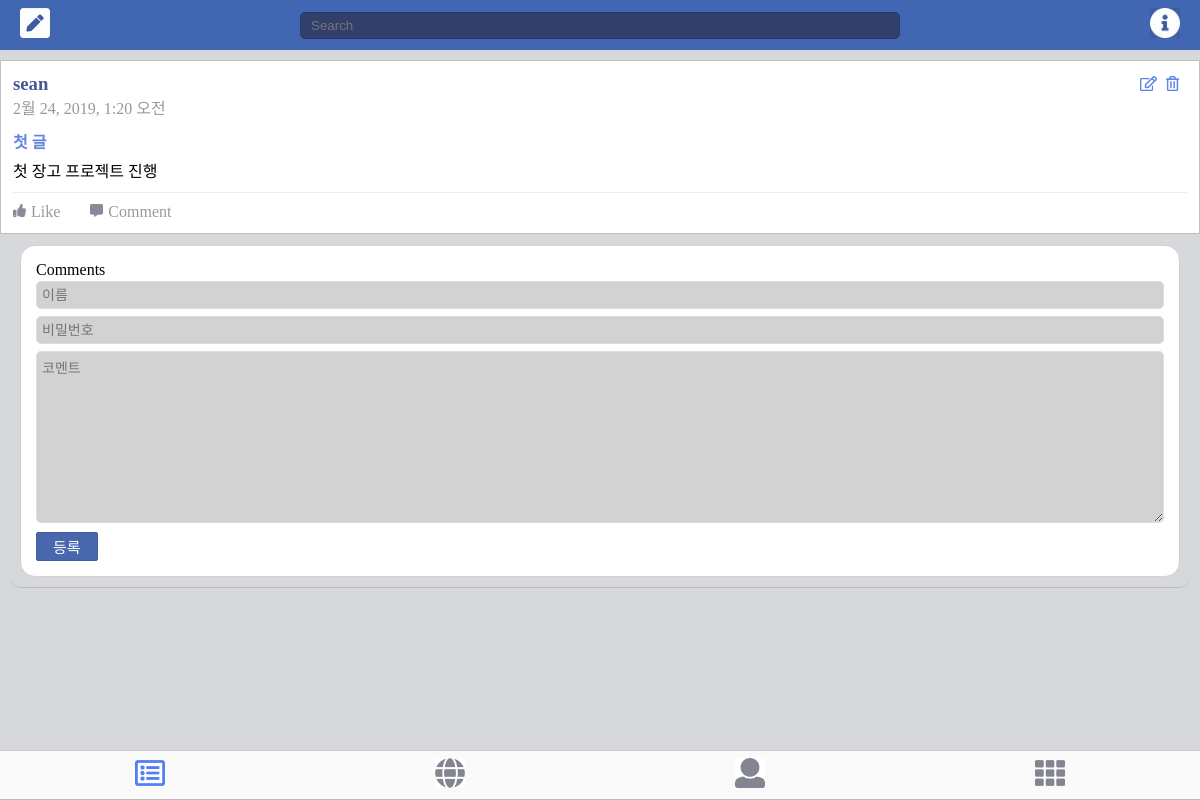
Page /feed/1/ on the earlier database version.
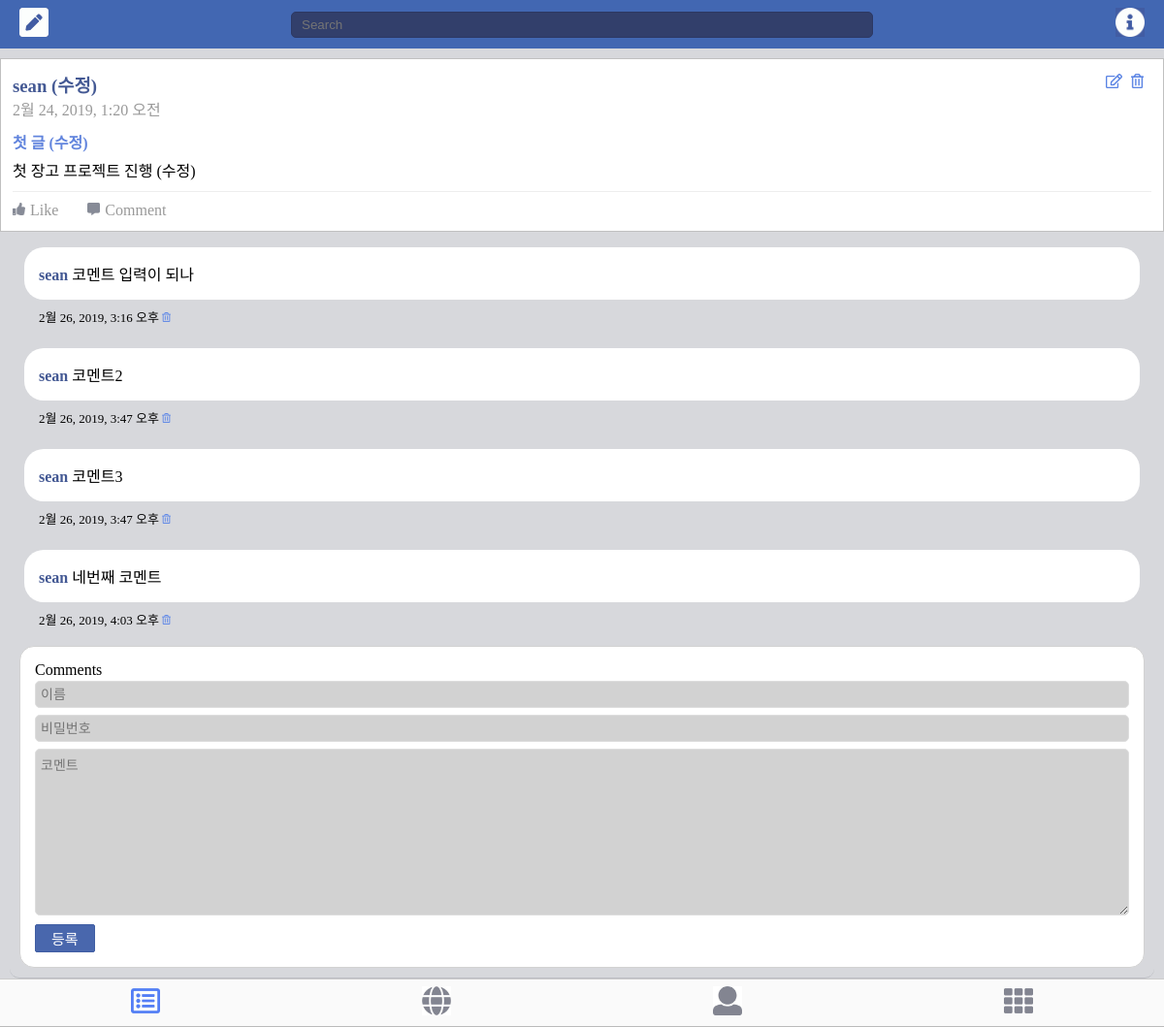
Same page on the later database version.
### facebook/models.py (models this page shows, shortened)
class Article(models.Model):
    author      = models.CharField(max_length=120)
    title       = models.CharField(max_length=120)
    text        = models.TextField()
    password    = models.CharField(max_length=120)
    created_at  = models.DateTimeField(auto_now_add=True)

class Comment(models.Model):
    article     = models.ForeignKey(Article, on_delete=models.CASCADE, related_name='comments')
    author      = models.CharField(max_length=120)
    text        = models.TextField()
    password    = models.CharField(max_length=120)
    created_at  = models.DateTimeField(auto_now_add=True)

### facebook/views.py (the view, shortened to what this page needs)
# urls.py: path('feed/<pk>/', detail_feed),
def detail_feed(request, pk):
    article = Article.objects.get(pk=pk)
    return render(request, 'detail_feed.html', { 'feed': article})

### facebook/templates/detail_feed.html (shortened to what this page needs)
<!DOCTYPE html>
<html>
<head>
    <link rel="stylesheet" type="text/css" media="screen" href="/static/newsfeed.css?ver=8">
</head>
<body>
    <div class="header">
        <div class="header_btnLeft">
                <a href="http://127.0.0.1:8000/new"><img src="/static/ic_pencil.jpg" alt="post" style="width: 30px;"></a>
        </div>
        <div class="header_search">
            <input type="text" class="header_searchBar" placeholder="Search">
        </div>
        <div class="header_btnRight">
            <img src="/static/ic_info.jpg" alt="info" style="width: 30px;">
        </div>
    </div>
    <div class="container">
        <div class="feed">
            <h3 class="name">{{feed.author}}</h3>
            <div class="date">{{feed.created_at}}</div>
            <div class="edit">
                <a href="http://127.0.0.1:8000/feed/{{feed.pk}}/edit"><img src="/static/ic_edit.png" style="height:15px; margin-right:5px;" alt="modify"></a>
                <a href="http://127.0.0.1:8000/feed/{{feed.pk}}/remove"><img src="/static/ic_delete.png" style="height:15px; margin-right:5px;" alt="delete"></a>
            </div>
            <span class="title">{{feed.title}}</span>
            <p class="content">{{feed.text}}</p>
            <div class="feedback">
                <div class="feedback_action">
                    <img src="/static/ic_like.jpg" alt="like" style="width: 13px;">Like
                </div>
                <div class="feedback_action">
                    <img src="/static/ic_comment.jpg" alt="comment" style="width: 13px;">Comment
                </div>
            </div>
        </div>
        <div class="comment">
            {% for comment in feed.comments.all %}
            <div class="comment_text">
                <span class="name">{{comment.author}}</span>
                {{comment.text}}
            </div>
            <div class="comment_date">{{comment.created_at}}
                <a href="코멘트삭제주소"><img src="/static/ic_delete.png" height="10px"></a>
            </div>
            {% endfor %}
            <div class="comment_input">
                <span>Comments</span>
                <form action="" method="POST">
                    <input type="text" name="author" placeholder="이름"><br>
                    <input type="text" name="password" placeholder="비밀번호"><br>
                    <textarea name="text" id="" cols="30" rows="10" placeholder="코멘트"></textarea>
                    <button type="submit">등록</button><br>
                </form>
            </div>
        </div>
    </div>
    <div class="footer">
        <div class="footer_tab">
            <a href="http://127.0.0.1:8000"><img src="/static/ic_feed.jpg" alt="feed" style="width: 30px;"></a>
        </div>
        <div class="footer_tab">
            <a href="http://127.0.0.1:8000/pages/"><img src="/static/ic_globe.jpg" alt="globe" style="width: 30px;"></a>
        </div>
        <div class="footer_tab">
            <img src="/static/ic_person.jpg" alt="person" style="width: 30px;">
        </div>
        <div class="footer_tab">
            <img src="/static/ic_etc.jpg" alt="etc" style="width: 30px;">
        </div>
    </div>
</body>
</html>

### facebook/static/newsfeed.css (style rules this page uses)
* { box-sizing: border-box; margin: 0; padding: 0; }
body { background-color: #d7d8dc; }
.header { height: 50px; text-align: center; background-color: #4267B2; position: fixed; top: 0; width: 100%; display: flex; justify-content: space-between; align-items: center; z-index: 9999; }
.header_btnLeft { padding-left: 20px; }
.header_btnRight { padding-right: 20px; }
.header_search { width: 50%; }
.header_searchBar { border: 1px solid #2c3863; border-radius: 5px; background-color: #323f6b; width: 100%; padding: 5px 10px; color: #ffffff; }
.container { background-color: #D7D8DC; padding-top: 50px; padding-bottom: 50px; }
.feed { background-color: #ffffff; border: 1px solid #c0c0c0; margin: 10px 0 0 0; padding: 12px; position: relative; z-index: 1000; }
a { color: inherit; text-decoration: none; }
.edit { position: absolute; right: 15px; top: 15px; }
.date { color: #999; margin-bottom: 10px; }
.title { color: #6184dd; font-weight: 600; }
.content { margin-top: 5px; }
.feedback { border-top: 1px solid #eee; padding-top:10px; margin-top:10px; color: #999; display: flex; }
.feedback_action { margin-right: 30px; }
.feedback_action img { margin-right: 5px; }
.comment { background-color: #D7D8DC; border-bottom: 1px solid #bcbdc3; border-radius: 10px; margin: 0px 10px; padding-top: 1px; }
.comment_text { background-color: #ffffff; border-radius: 20px; margin: 15px; padding: 15px; margin-bottom: 0; }
.comment_date { margin: 0 15px; padding: 8px 15px; font-size: 13px; }
.name { font-weight: bold; color: #445994; }
.comment_input { background-color: #ffffff; border: 1px solid #d2d2d2; border-radius: 15px; padding: 15px; margin: 10px; }
.comment_input input, .comment_input textarea { background-color: #d2d2d2; border: 1px solid #ddd; width: 100%; padding: 5px; font-size: 14px; box-sizing: border-box; border-radius: 5px; margin-top: 2px; margin-bottom: 5px; }
button { border: 1px solid #405ea3; background-color: #4967ad; color: #fff; font-weight: 500; font-size: 15px; padding: 3px 16px; border-radius: 2px; }
.footer { height: 50px; background-color: #fafafa; position: fixed; bottom: 0; width: 100%; display: flex; justify-content: space-around; align-items: center; border-top: 1px solid #cccccc; border-bottom: 1px solid #bbbbbb; z-index: 2000; }

Differences in the rows shown:
changed Article: author "sean" → "sean (수정)"; title "첫 글" → "첫 글 (수정)"; text "첫 장고 프로젝트 진행" → "첫 장고 프로젝트 진행 (수정)"
added Comment: author "sean", text "코멘트 입력이 되나", created_at "2월 26, 2019, 3:16 오후"
added Comment: author "sean", text "코멘트2", created_at "2월 26, 2019, 3:47 오후"
added Comment: author "sean", text "코멘트3", created_at "2월 26, 2019, 3:47 오후"
added Comment: author "sean", text "네번째 코멘트", created_at "2월 26, 2019, 4:03 오후"
